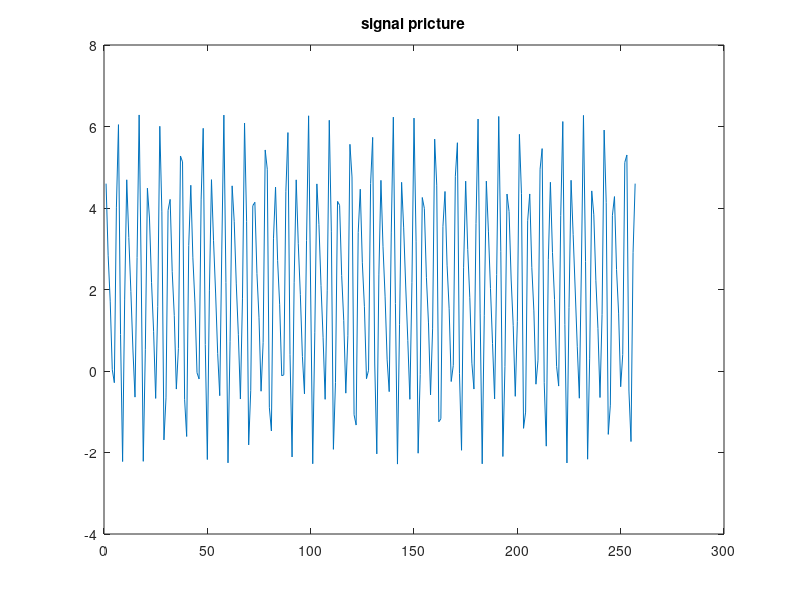
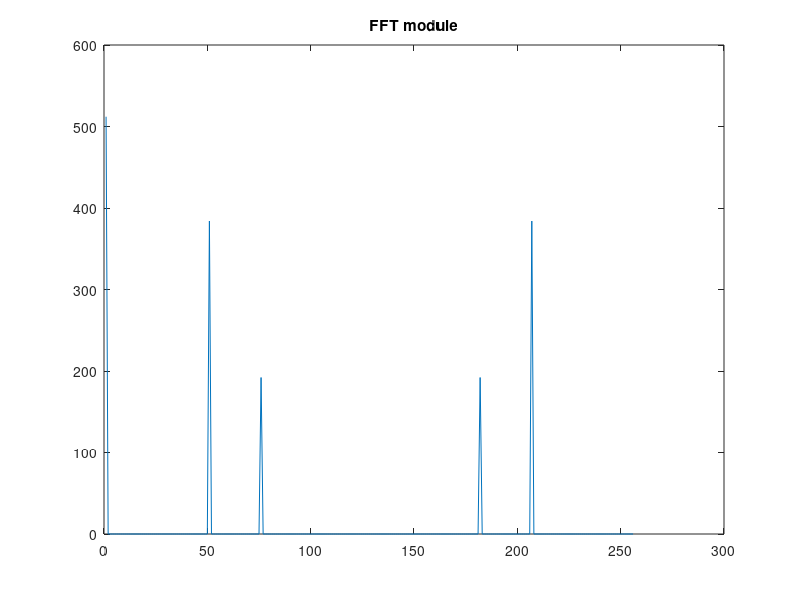
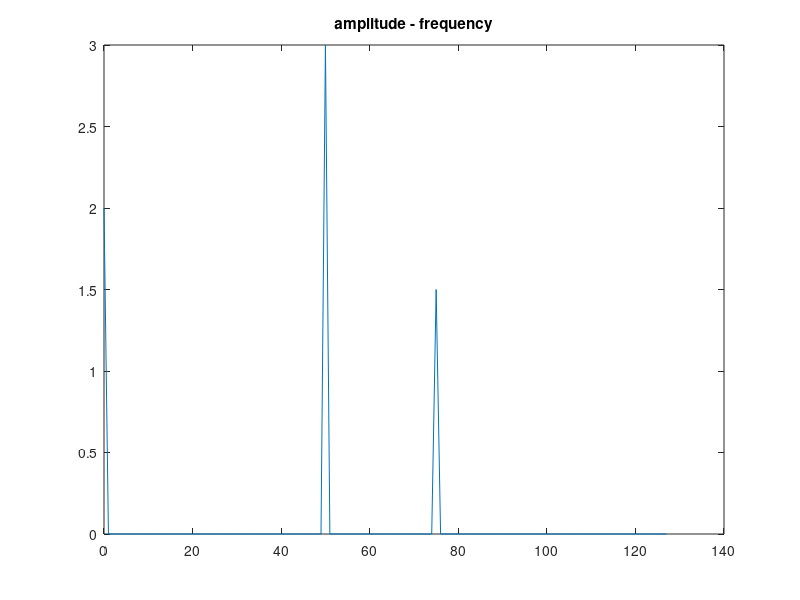

MATLAB code for these plots, in order: (Note: this script raises an error after producing the figures.)
close all;
Adc = 2;
A1 = 3;
A2 = 1.5;
F1 = 50;
F2 = 75;
Fs = 256;
P1 = -30;
P2 = 90;
N = 256;
t = [0:1/Fs:N/Fs];

S = Adc + A1 * cos(2*pi*F1*t+pi*P1/180) + A2 * cos(2*pi*F2*t+pi*P2/180);

plot(S);
title('signal pricture');

figure;
Y = fft(S,N);
Ayy = (abs(Y));
plot(Ayy(1:N));
title('FFT module');

figure;
Ayy = Ayy/(N/2);
Ayy(1) = Ayy(1) / 2;
F = ([1:N]-1) * Fs / N;
plot(F(1:N/2), Ayy(1:N/2));
title('amplitude - frequency');

figure;
Pyy = [1:N/2];
for i = "1:N/2"
    Pyy(i) = phase(Y(i));
    Pyy(i) = Pyy(i) * 180 / pi;
end
plot(F(1:N/2), Pyy(1:N/2));
title('phase - frequency');
